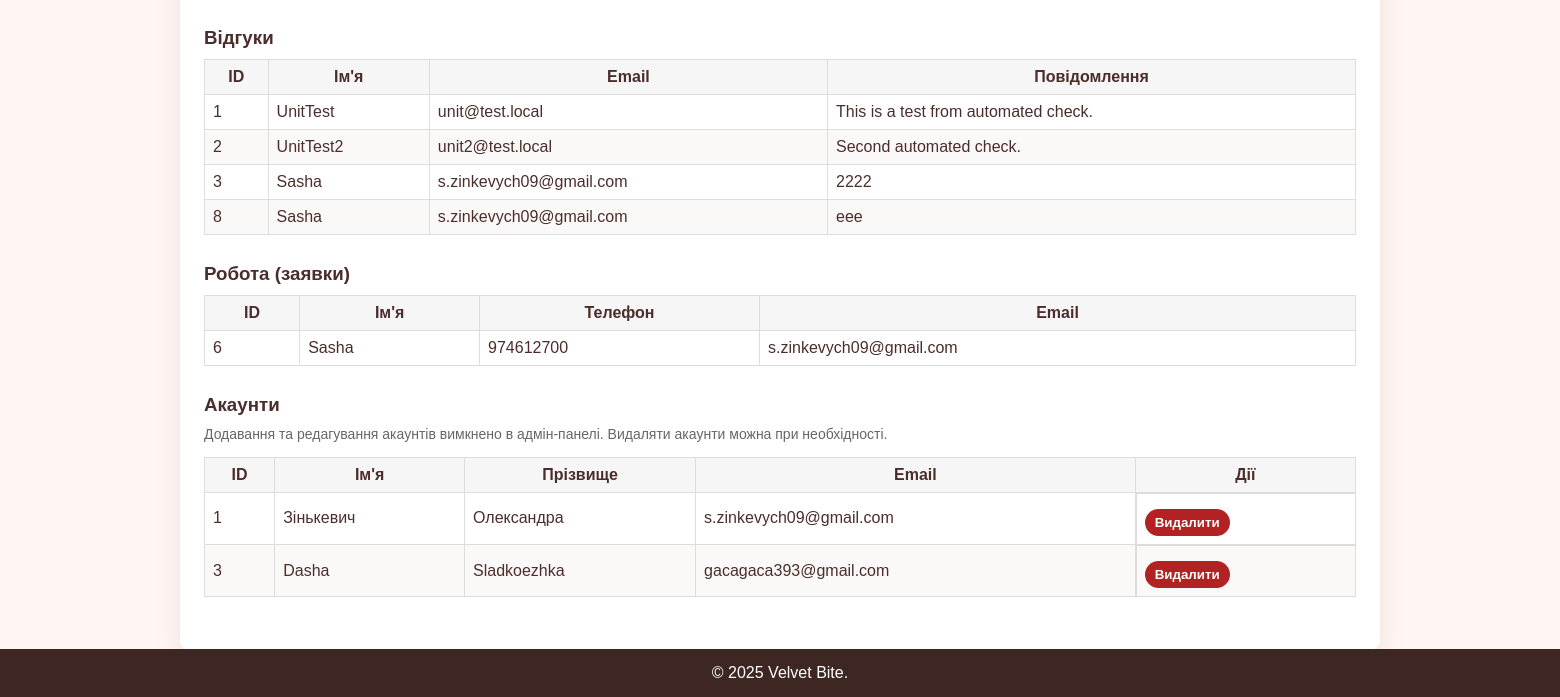
Page /admin (signed in, lower part) on the earlier database version.
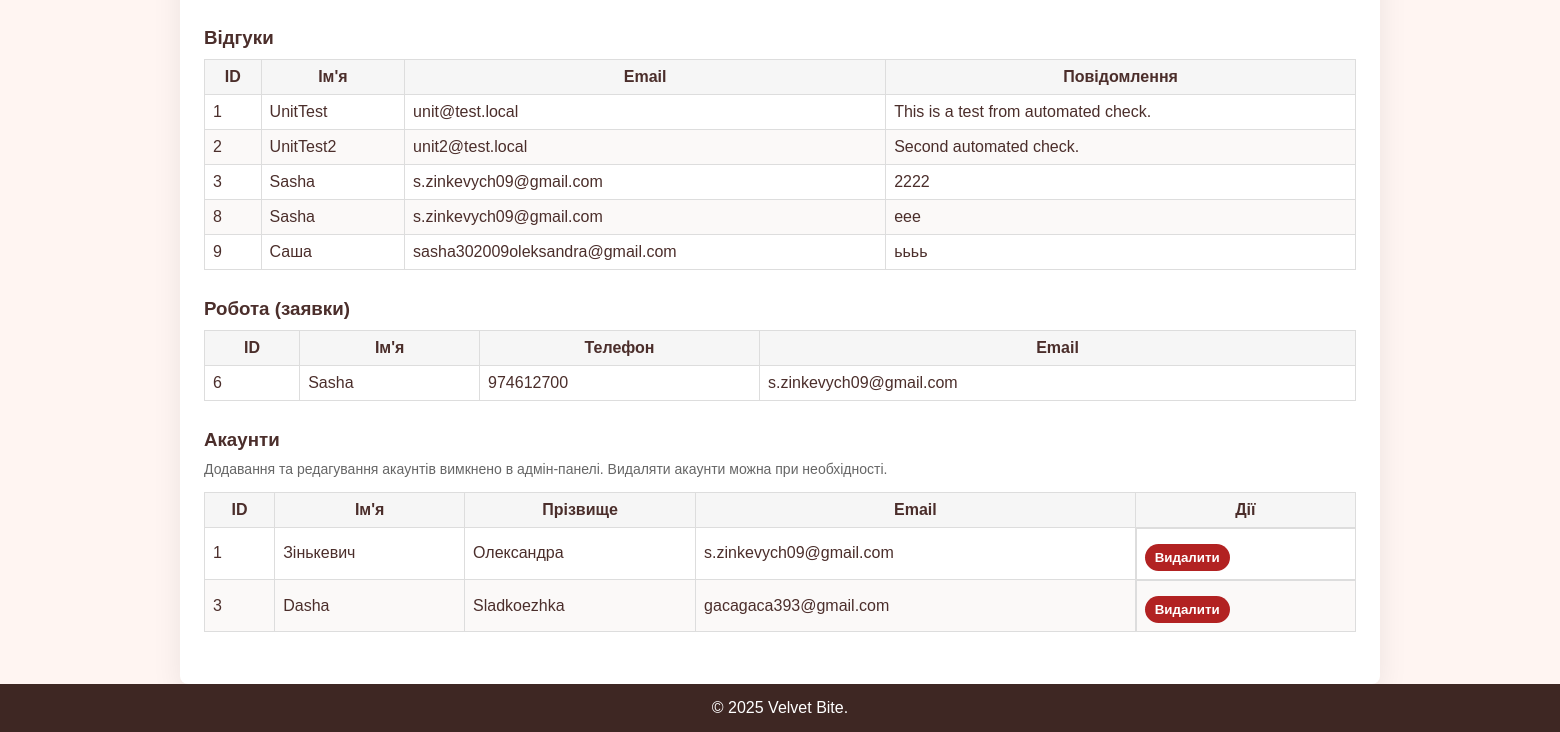
Same page on the later database version.
### tables this page shows
CREATE TABLE "feedback" (
	"id"	INTEGER NOT NULL UNIQUE,
	"name"	TEXT NOT NULL,
	"email"	TEXT NOT NULL,
	"text"	TEXT NOT NULL,
	PRIMARY KEY("id" AUTOINCREMENT)
);

CREATE TABLE "work" (
	"id"	INTEGER NOT NULL UNIQUE,
	"name"	TEXT NOT NULL,
	"phone"	INTEGER NOT NULL,
	"email"	TEXT,
	"profecy"	TEXT NOT NULL,
	PRIMARY KEY("id" AUTOINCREMENT)
);

CREATE TABLE "accounts" (
	"id"	INTEGER NOT NULL UNIQUE,
	"first_name"	TEXT NOT NULL,
	"last_name"	TEXT,
	"email"	TEXT NOT NULL, avatar TEXT, bio TEXT, phone TEXT,
	PRIMARY KEY("id" AUTOINCREMENT)
);

### main.py (the view, shortened to what this page needs)
@app.route('/admin')
def admin():
    if not session.get('is_admin'):
        return redirect(url_for('admin_login'))
    dish = get_all_dish()
    feedback = get_all_feedback()
    work = get_all_work()
    orders = get_all_orders()
    orders_display = []
    for o in orders:
        items_text = ''
        try:
            items = json.loads(o['items']) if 'items' in o.keys() else json.loads(o[4])
        except Exception:
            items = []
        parts = []
        for it in items:
            try:
                did = None
                if isinstance(it, dict):
                    did = it.get('dish_id') or it.get('id') or it.get('dish')
                    qty = int(it.get('qty', 1))
                try:
                    did_int = int(did)
                except Exception:
                    did_int = None
                if did_int is not None:
                    d = get_dish_by_id(did_int)
                    name = d['name'] if d and 'name' in d.keys() else f"#{did_int}"
                else:
                    name = str(did or '#')
            except Exception:
                name = f"#{it}"
                qty = 1
            parts.append(f"{name} x{qty}")
        items_text = ', '.join(parts)
        od = dict(o)
        od['items_text'] = items_text
        orders_display.append(od)
    accounts = get_all_accounts()
    return render_template('admin.html', dish=dish, work=work, feedback=feedback, orders=orders_display, accounts=accounts)

### database.py (called while the page is built)
def get_db():
    if 'db' not in g:
        db_path = os.environ.get('DATABASE_PATH', 'my_database.db')
        try:
            db_dir = os.path.dirname(db_path)
            if db_dir:
                os.makedirs(db_dir, exist_ok=True)
        except Exception:
            pass
        g.db = sqlite3.connect(db_path)
        g.db.row_factory = sqlite3.Row  # Для отримання результатів у вигляді словника
    return g.db

def get_all_dish():
    db = get_db()
    cursor = db.cursor()
    cursor.execute('SELECT * FROM dish')
    dish = cursor.fetchall()
    return dish

def get_all_orders():
    db = get_db()
    cursor = db.cursor()
    cursor.execute('SELECT * FROM orders')
    orders = cursor.fetchall()
    return orders

def get_all_work():
    db = get_db()
    cursor = db.cursor()
    cursor.execute('SELECT * FROM work')
    work = cursor.fetchall()
    return work

def get_dish_by_id(dish_id):
    db = get_db()
    cursor = db.cursor()
    cursor.execute('SELECT * FROM dish WHERE id = ?', (dish_id,))
    return cursor.fetchone()

### templates/admin.html (shortened to what this page needs)
<!DOCTYPE html>
<html lang="uk">
<head>
    <link rel="stylesheet" href="{{ url_for('static', filename='style.css') }}">
</head>
<body>
    <main class="admin-container">
        <section class="admin-section">
            <h3>Відгуки</h3>
            <table>
                <thead><tr><th>ID</th><th>Ім'я</th><th>Email</th><th>Повідомлення</th></tr></thead>
                <tbody>
                    {% for f in feedback %}
                    <tr>
                        <td>{{ f.id }}</td>
                        <td>{{ f.name }}</td>
                        <td>{{ f.email }}</td>
                        <td>{{ f.text }}</td>
                    </tr>
                    {% endfor %}
                </tbody>
            </table>
        </section>
        <section class="admin-section">
            <h3>Робота (заявки)</h3>
            <table>
                <thead><tr><th>ID</th><th>Ім'я</th><th>Телефон</th><th>Email</th></tr></thead>
                <tbody>
                    {% for w in work %}
                    <tr>
                        <td>{{ w.id }}</td>
                        <td>{{ w.name }}</td>
                        <td>{{ w.phone }}</td>
                        <td>{{ w.email }}</td>
                    </tr>
                    {% endfor %}
                </tbody>
            </table>
        </section>
        <section class="admin-section">
            <h3>Акаунти</h3>
            <p class="muted">Додавання та редагування акаунтів вимкнено в адмін-панелі. Видаляти акаунти можна при необхідності.</p>
            <table>
                <thead><tr><th>ID</th><th>Ім'я</th><th>Прізвище</th><th>Email</th><th>Дії</th></tr></thead>
                <tbody>
                    {% for a in accounts %}
                    <tr>
                        <td>{{ a.id }}</td>
                        <td>{{ a.first_name }}</td>
                        <td>{{ a.last_name }}</td>
                        <td>{{ a.email }}</td>
                        <td class="controls">
                            <form method="post" action="{{ url_for('delete_accounts_route', service_id=a.id) }}" style="display:inline">
                                <button class="btn btn-danger" type="submit">Видалити</button>
                            </form>
                        </td>
                    </tr>
                    {% endfor %}
                </tbody>
            </table>
        </section>
    </main>
    <footer>
        <p style="text-align:center">© 2025 Velvet Bite.</p>
    </footer>
</body>
</html>

Differences in the rows shown:
added feedback: id "9", name "Саша", email "sasha302009oleksandra@gmail.com", text "ьььь"
